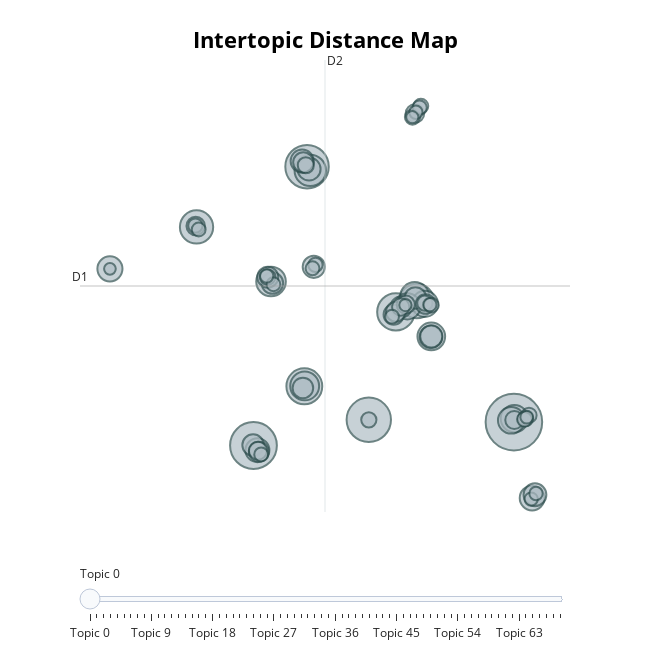

This figure's notebook cell:
### Code cell
refined_topic_model.visualize_topics()
